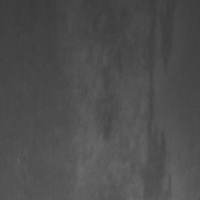
#> input picture CVP/archive-3/Source_Images/In_108.bmp, 200 x 200 px; its folder holds only this picture in this run
$ jupyter execute --allow-errors 'Computer Vision Project.ipynb'   (shell and % lines are left out)
#> lines starting #> are read from the running program, lines starting #| are printed output that depends on the picture
[cell 1]
#!pip install opencv-python
#pip install numpy --upgrade
import skimage
import matplotlib.pyplot as plt
import numpy as np
import matplotlib.cm as cm
from skimage import color, data, exposure, feature, filters, measure, morphology, transform, util
import pandas as pd
import glob
import cv2
import tensorflow as tf

### Load Images

[cell 2]
#Reading file according to order
import re
numbers = re.compile(r'(\d+)')
def numericalSort(value):
    parts = numbers.split(value)
    parts[1::2] = map(int, parts[1::2])
    return parts

images = [cv2.imread(file) for file in sorted(glob.glob("/Users/betulerkantarci/Downloads/archive-3/Source_Images/*.bmp"), key=numericalSort)]
#> images = 1 item

[cell 3]
len(images)
#> Out = 1

[cell 4]
labels = []
a= 0
for i in range(len(images)):
    if(i<300):
        labels.append(1)
    elif(i>=300 and i<600):
        labels.append(2)
    else:
        labels.append(3)
#> this loop made 1 pass
#> after the loop, labels = [1]

[cell 5]
data = {'Images': images, 'Labels': labels}
df = pd.DataFrame(data)
#> df = table of 1 rows and 2 columns

[cell 6]
print(df)
#> (printed output is left out)

[cell 7]
print(images[0])
#> (printed output is left out)

[cell 8]
kernel = np.ones((3, 3), np.float32) / 9

### Apply Mean Filtering

[cell 9]
filteredImg = []
for i in images:
    filtered_image = cv2.filter2D(i, -1, kernel)
    filteredImg.append(filtered_image)
#> after the loop, filteredImg = 1 item

[cell 10]
df['filteredImage'] = filteredImg

[cell 11]
df
#> Out = table of 1 rows and 3 columns

### Detect Defect

[cell 12]
def defect_detect(image):
    img = image.copy()
    hsv = cv2.cvtColor(img, cv2.COLOR_BGR2HSV)
    h = hsv[:,:,0]
    s = hsv[:,:,1]
    v = hsv[:,:,2]

    blr = cv2.blur(v, (15, 15))
    dst = cv2.fastNlMeansDenoising(blr, None, 10, 7,21)
    _,binary = cv2.threshold(dst, 127,255, cv2.THRESH_BINARY + cv2.THRESH_OTSU)

    kernel = np.ones((5,5), np.uint8)
    erosion = cv2.erode(binary, kernel, iterations = 1)
    dilation = cv2.dilate(binary, kernel, iterations = 1)
    if (dilation==0).sum() > 1:
        print ("defective fabric")
        contours,_ = cv2.findContours(dilation, cv2.RETR_TREE, cv2.CHAIN_APPROX_SIMPLE)
        for i in contours:
            if cv2.contourArea(i) < 261121.0:
                cv2.drawContours(img, i, -1, (0,255,0), 3)
    else:
        print ("Good fabric")

    return image,hsv,v,blr,dst,binary,dilation,img

#> (a cell that did not finish here is left out)

### Load images to different folders according to threshold combinations

[cell 14]
def defect_detect(image):
    img = image.copy()
    hsv = cv2.cvtColor(img, cv2.COLOR_BGR2HSV)
    h = hsv[:,:,0]
    s = hsv[:,:,1]
    v = hsv[:,:,2]

    blr = cv2.blur(v, (15, 15))
    dst = cv2.fastNlMeansDenoising(blr, None, 10, 7,21)
    _,binary = cv2.threshold(dst, 127,255, cv2.THRESH_BINARY+cv2.THRESH_OTSU)
    #_,binary = cv2.threshold(dst, 127,255, cv2.THRESH_TRUNC + cv2.ADAPTIVE_THRESH_MEAN_C)
    #_,binary = cv2.threshold(dst, 127,255, cv2.THRESH_TOZERO + cv2.ADAPTIVE_THRESH_GAUSSIAN_C)

    return binary

binaryImages = []
count=0
countIn=1
countPa=1
countSc=1
for i in filteredImg:
    binary = defect_detect(i)
    if(df['Labels'].iloc[count]==1):
        name = 'BO/In/' + 'In_' + str(countIn) + '.png'
        countIn += 1
        plt.imsave(name, np.array(binary), cmap=cm.gray)
    elif(df['Labels'].iloc[count]==2):
        name = 'BO/Pa/' + 'Pa_' + str(countPa) + '.png'
        countPa += 1
        plt.imsave(name, np.array(binary), cmap=cm.gray)
    else:
        name = 'BO/Sc/' + 'Sc_' + str(countSc) + '.png'
        countSc += 1
        plt.imsave(name, np.array(binary), cmap=cm.gray)
    count+=1
#> this loop made 1 pass
#> (name, countIn, count) on pass 1: ('BO/In/In_1.png', 2, 1)
#> after the loop, count = 1; countIn = 2; countPa = 1; countSc = 1

#repeat for BO, TM, and ZG

### RESULTS

[cell 15]
import matplotlib.pyplot as plt
import numpy as np

# Data for the bars
types = ['SVM', 'RF', 'AlexNet']
bar_labels = ['TC1', 'TC2', 'TC3']

# Your specific array of values (replace this with your data)
data_values = np.array([
    [0.761, 0.683, 0.627],
    [0.783, 0.783, 0.855],
    [0.688, 0.794, 0.855]
])
#> data_values = [[0.761, 0.683, 0.627], [0.783, 0.783, 0.855], [0.688, 0.794, 0.855]]

# Set up the bar positions
bar_width = 0.2
bar_space=0.1
index = np.arange(len(types))
#> index = [0, 1, 2]

# Plotting the bars
fig, ax = plt.subplots()
for i, label in enumerate(bar_labels):
    bars = ax.bar(index + i * (bar_width + bar_space), data_values[:, i], bar_width, label=label)
    for bar in bars:
        yval = bar.get_height()
        ax.text(bar.get_x() + bar.get_width()/2, yval + 0.05, yval, ha='center', va='bottom')
# Adding labels and title
ax.set_xlabel('Classification Models')
ax.set_ylabel('Accuracy Scores')
#ax.set_title('Bar graph of all models')

# Move the y-axis labels outside the plot
ax.tick_params(axis='y', labelright=True)

ax.set_xticks(index + (len(bar_labels) - 1) * bar_width / 2)
ax.set_xticklabels(types)
ax.set_ylim([0, 1])  # Set y-axis range from 0 to 1
ax.legend(bbox_to_anchor=(0.35, -0.15), loc='upper left')

# Adjust layout to make room for labels outside the plot
fig.tight_layout(rect=[1, 1, 1, 1])

# Show the plot
plt.show()
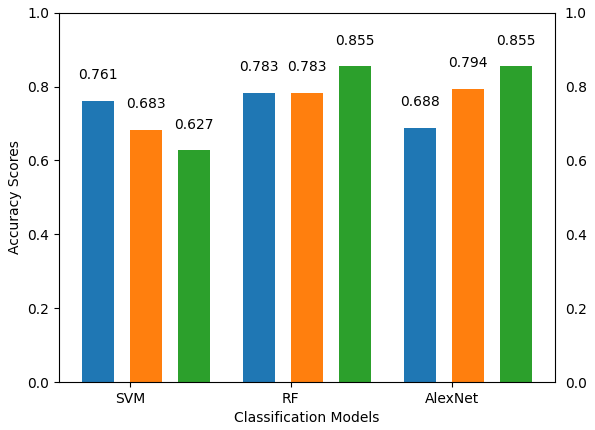
#> figure drawn by matplotlib, 1 panel; tallest bar 0.783 high, from x = 0.9 to 1.1; tallest bar 0.794 high, from x = 2.2 to 2.4
